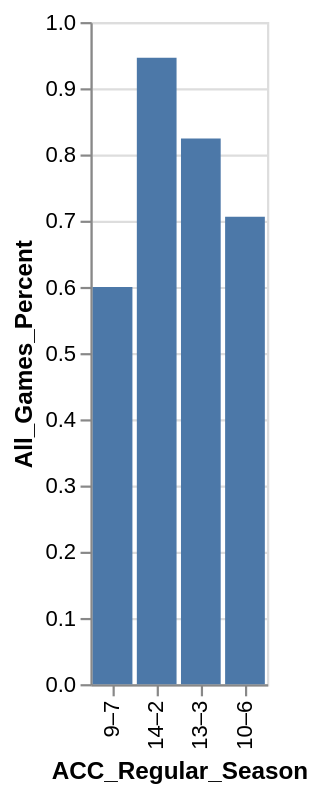

Describe this chart as a Vega-Lite specification.
### Vega-Lite specification from a JSON file in a GitHub repository (floating-point values rounded to 4 significant figures)
{"data": {"values": [{"x_data": "9–7", "y_data": 0.6}, {"x_data": "14–2", "y_data": 0.946}, {"x_data": "13–3", "y_data": 0.824}, {"x_data": "10–6", "y_data": 0.706}]}, "mark": "bar", "encoding": {"x": {"field": "x_data", "type": "nominal", "title": "ACC_Regular_Season", "sort": "descending"}, "y": {"field": "y_data", "type": "quantitative", "title": "All_Games_Percent"}}}
